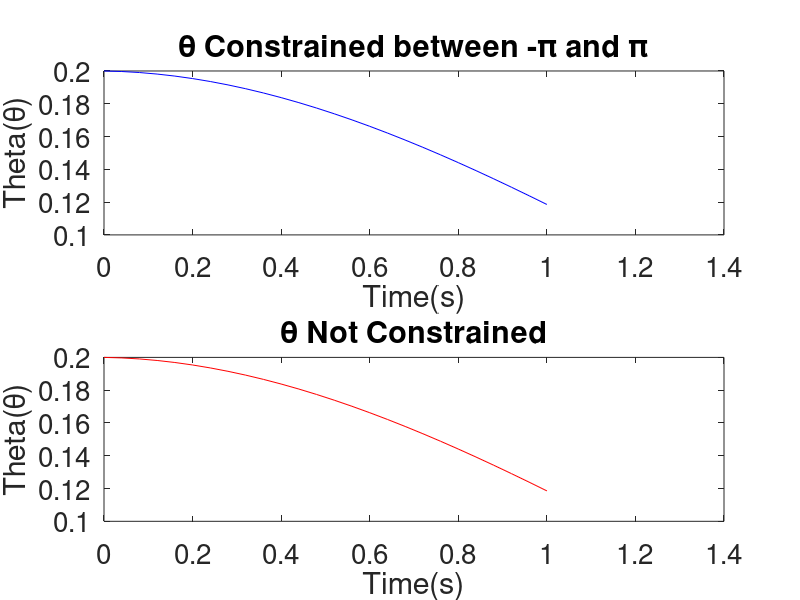
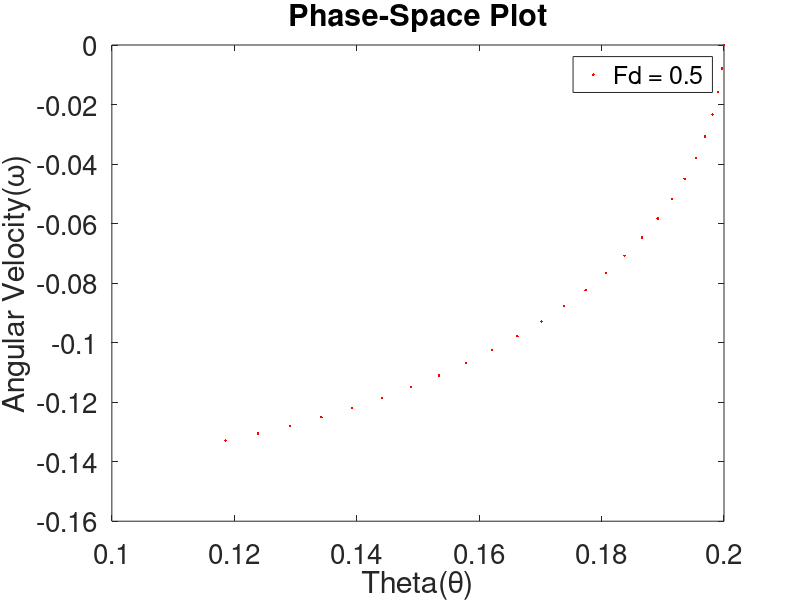
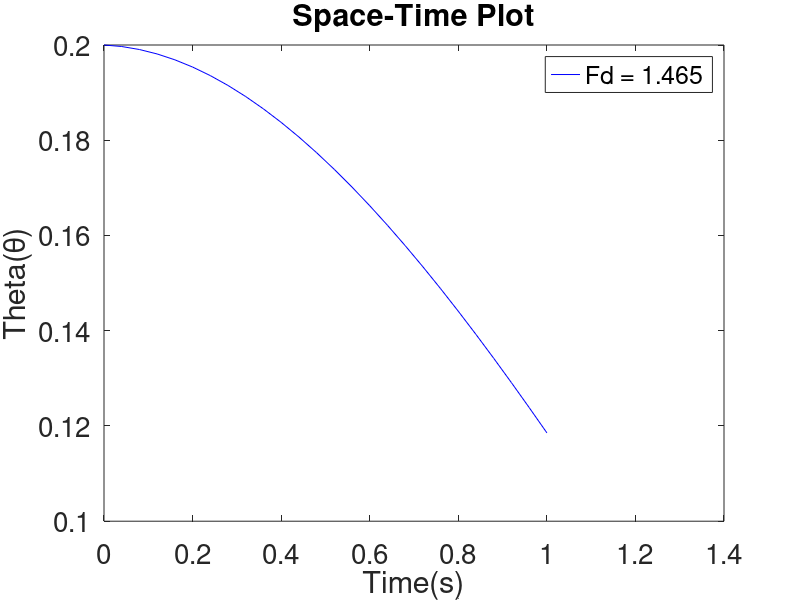

These figures' MATLAB source, in order: (Note: this script raises an error after producing the figures.)
% In this one Theta doesnt approximate sine theta and we have other factors 
% such as damping and driving force. 
clc;
clear;
format long e
close all;
set(0, 'defaultfigurevisible', 'on')

w = [0];
theta = [0.2];
w2 = w;
theta2 = theta;
t = [0];
l = 9.8;
g = 9.8;
dt = 0.04;
F = 0;
Omega = 2/3;
q = 1/2;
% This only uses the Euler Cromer methods
% for refference reffer Giordano pg 48 and above.
hold on;
i = 1
while t(i)<=1
  t(i)
  %plot(theta(i), sin(theta(i)),'r.')
  w(i+1,:) = w(i,:)+(((-g/l).*sin(theta(i,:)) - q.*w(i) + F .* sin(Omega .* t(i))).*dt);
  theta(i+1,:) = theta(i,:) + (w(i+1,:).*dt);
  
  w2(i+1,:) = w2(i,:)+(((-g/l).*sin(theta2(i,:)) - q.*w2(i) + F .* sin(Omega .* t(i))).*dt);
  theta2(i+1,:) = theta2(i,:) + (w2(i+1,:).*dt);
  
  t(i+1,:) = t(i,:) + dt;
  if theta2(i+1,:) > pi
    theta2(i+1,:) -= 2*pi;
  endif
  
  if theta2(i+1,:) < -pi
    theta2(i+1,:) += 2*pi;
  endif
  i += 1;
endwhile
%[theta(:,1)-theta2(:,1)]
%[w(:,1)-w2(:,1)]
%plot([-1,1],[-1,1],'b')

[theta2,(theta2<-pi)];
hold on;
subplot(2,1,1)
plot(t(:,1),theta2(:,1),'b')

title('\theta Constrained between -\pi and \pi')
xlabel('Time(s)')
ylabel('Theta(\theta)')
set(gca,"fontsize", 20)

subplot(2,1,2)
plot(t(:,1),theta(:,1),'r')
title('\theta Not Constrained')
xlabel('Time(s)')
ylabel('Theta(\theta)')
set(gca,"fontsize", 20)

figure(5)
plot(t(:,1),theta2(:,1),'b;Fd = 1.465;')
title('Space-Time Plot')
xlabel('Time(s)')
ylabel('Theta(\theta)')
legend()
set(gca,"fontsize", 20)

% Coment from here

figure(2)
plot(theta2(:,1),w2(:,1),'r.;Fd = 0.5;')
title('Phase-Space Plot')
xlabel('Theta(\theta)')
ylabel('Angular Velocity(\omega)')
legend()
set(gca,"fontsize", 20)

poin_t(1) = 2*pi/Omega;
%%
%%n = 1;
%%while poin_t(n) <= max(t)
%%  poin_t(n+1) = 2*(n+1)*pi/Omega;
%%  n +=1;
%%endwhile
%%poin_t = poin_t'

n = 1;
for i = 1:length(t)
  if abs(t(i) - (2*n*pi/Omega)) < (dt/2)
    poinlist_t(n) = t(i);
    poinlist_theta2(n) = theta2(i);
    poinlist_w2(n) = w2(i);
    n += 1;
  endif
endfor 
poinlist_t';
%%
%%figure 2;
%%hold on
%%plot(theta2,w2,'r')
%%plot(theta2(poinlist_t),w2(poinlist_t),'go')
%%
%%title('Phase-Space Plot')
%%xlabel('\theta')
%%ylabel('\omega')


figure 3;
plot(poinlist_theta2,poinlist_w2,'r.;Fd = 1.2;')
title('Poincare Map in the chaotic regime')
xlabel('\theta')
ylabel('\omega')
legend()
set(gca,"fontsize", 20)

[poinlist_theta2',poinlist_w2'];


% Trial to see poincare and phase space together
figure 4;
hold on;
plot(theta2(:,1),w2(:,1),'r.')
plot(poinlist_theta2,poinlist_w2,'b.')






%%%% A random trial to animate the pendulum
%%pause()
%%x = l*sin(theta2);
%%y = -l*cos(theta2);
%%Animate_Pendulum(l,x,y,t,dt)
%%
